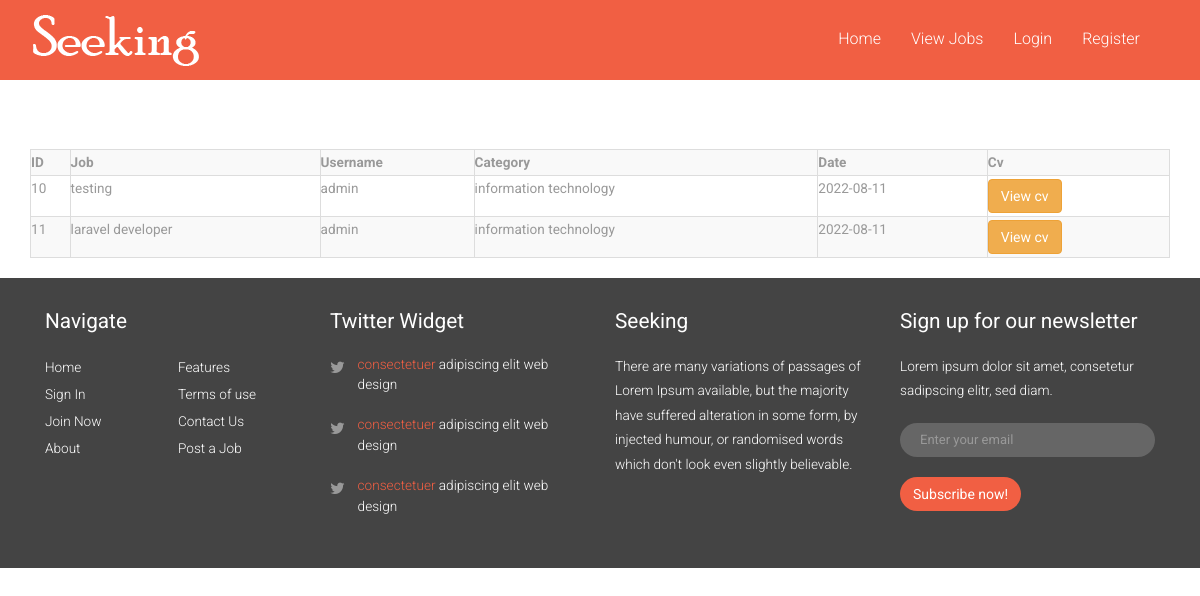
The app's page /viewsubmittedapp.php with its own data.
### tables this page shows
CREATE TABLE `application` (
  `appid` int(11) NOT NULL,
  `userid` int(11) NOT NULL,
  `jobid` int(11) NOT NULL,
  `cv` varchar(1000) NOT NULL,
  `date` date NOT NULL
);

CREATE TABLE `jobs` (
  `jobid` int(11) NOT NULL,
  `name` varchar(50) NOT NULL,
  `description` varchar(500) NOT NULL,
  `skill` varchar(100) NOT NULL,
  `timing` varchar(50) NOT NULL,
  `date` date NOT NULL,
  `salary` int(11) NOT NULL,
  `location` varchar(100) NOT NULL,
  `catid` int(11) NOT NULL
);

CREATE TABLE `user` (
  `userid` int(11) NOT NULL,
  `name` varchar(50) NOT NULL,
  `email` varchar(50) NOT NULL,
  `password` varchar(50) NOT NULL,
  `roletype` int(11) NOT NULL
);

CREATE TABLE `categories` (
  `catid` int(11) NOT NULL,
  `name` varchar(50) NOT NULL
);

### viewsubmittedapp.php (the view, shortened to what this page needs)
<!DOCTYPE HTML>
<html>
<head>
<link href="css/bootstrap-3.1.1.min.css" rel='stylesheet' type='text/css' />
<link href="css/style.css" rel='stylesheet' type='text/css' />
<link href="css/font-awesome.css" rel="stylesheet">
</head>
<body>
<?php include('header.php'); ?>
<?php include('connection.php');?>
<br>
<br>
<br>
<div class="container">
<div class="row">
<div class="col-lg-12">
 <table class="table table-bordered table-striped">
    <tr>
       <th>ID</th>
       <th>Job</th>
       <th>Username</th>
       <th>Category</th>
       <th>Date</th>
        <th>Cv</th>
    </tr>
    <?php
     $sql = "SELECT application.appid, jobs.name , user.name AS 'username',categories.name AS 'catname' , application.date , application.cv FROM application
INNER JOIN jobs ON jobs.jobid = application.jobid
INNER JOIN categories ON categories.catid = jobs.catid
INNER JOIN user ON user.userid = application.userid ";
$res = mysqli_query($conn, $sql);
if(mysqli_num_rows($res) > 0)
{
while ($data = mysqli_fetch_assoc($res))
{
    ?>
    <tr>
       <td><?php echo $data['appid']; ?></td>
       <td><?php echo $data['name']; ?></td>
       <td><?php echo $data['username']; ?></td>
       <td><?php echo $data['catname']; ?></td>
       <td><?php echo $data['date']; ?></td>
       <td><a href="uploads/<?php echo $data['cv'];?>" class="btn btn-warning"  target="_blank">View cv</a></td>
    </tr>
<?php
}
}
?>
 </table>
</div>
</div>
</div>
<?php include('footer.php');?>
</body>
</html>

### css/style.css (style rules this page uses)
html, body { font-family: 'Roboto', sans-serif; font-size: 100%; background:#fff; }
body a { transition:0.5s all; -webkit-transition:0.5s all; -moz-transition:0.5s all; -o-transition:0.5s all; -ms-transition:0.5s all; }
.table>tbody>tr>td, .table>tbody>tr>th, .table>tfoot>tr>td, .table>tfoot>tr>th, .table>thead>tr>td, .table>thead>tr>th { border-top: none; padding: 3px 0; }
.table > thead > tr > th, .table > tbody > tr > th, .table > tfoot > tr > th, .table > thead > tr > td, .table > tbody > tr > td, .table > tfoot > tr > td { font-size: 0.85em; color: #999; }

### records on screen
application: appid "10", jobid.name "testing", userid.name "admin", categories.name "information technology", date "2022-08-11"
application: appid "11", jobid.name "laravel developer", userid.name "admin", categories.name "information technology", date "2022-08-11"
